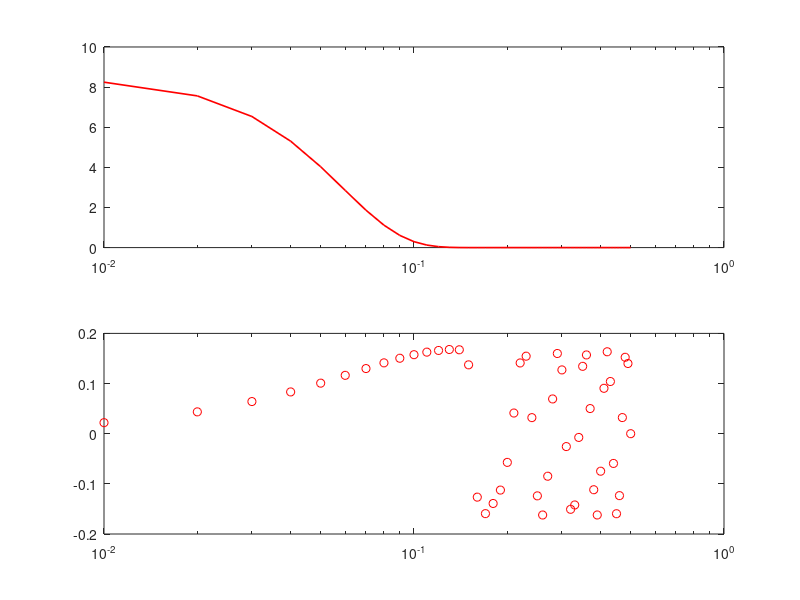

Write the MATLAB code that produced this figure.

x = linspace(0,10,100)
%x1 = exp(x)
x1 = sin(x)
figure(1)
subplot(2,1,1)
plot(x,x1)

[Rxx lags] = xcorr(x1,x1) %v lags means Tau's
subplot(2,1,2)
plot(lags, Rxx)

%% Ccross corelation

x = linspace(0,10,100)
x1 = sin(x)
x2 = sin(x+pi)
figure(1)
title('Phase diff Pi')
subplot(2,1,1)
plot(x,x1)

[Rxx lags] = xcorr(x1,x2) %v lags means Tau's
loc = max(Rxx)
loc2 = find(Rxx == loc)
samplelag = (loc2)
subplot(2,1,2)
title('Phase diff Pi')
plot(lags, Rxx)
 X = fft(x1)
 stem(abs(X))

 %% CSPD calculation


x = linspace(0,10,100)
x1 = sin(x)
x2 = sin(x+pi/6)
[CSPD,Fr] = cpsd(x1,x2,[],[],length(x));
phsDifB1 = angle(CSPD)
figure(1)
subplot(211)
semilogx(Fr,abs(CSPD),'LineWidth',1.2,'Color','r')
subplot(212)
semilogx(Fr,phsDifB1/pi,'o','Color','r')



